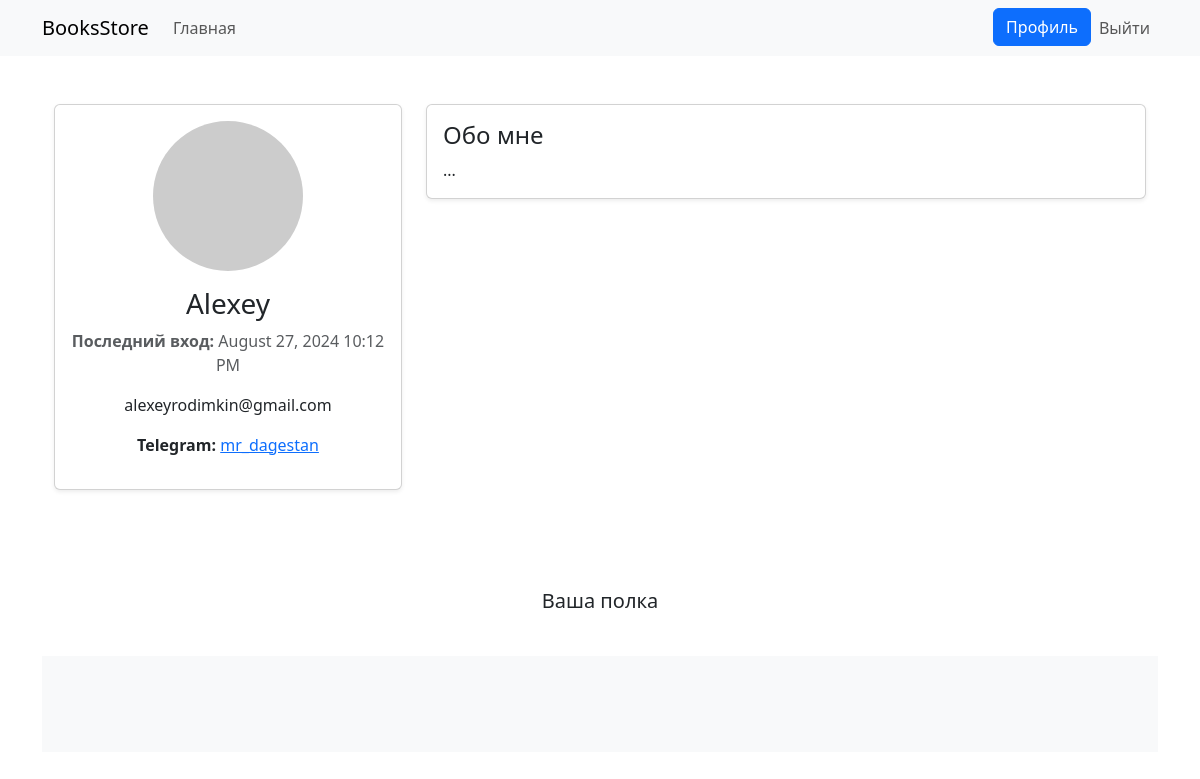
/user/Alexey (signed in), run on an earlier commit of the app's database.
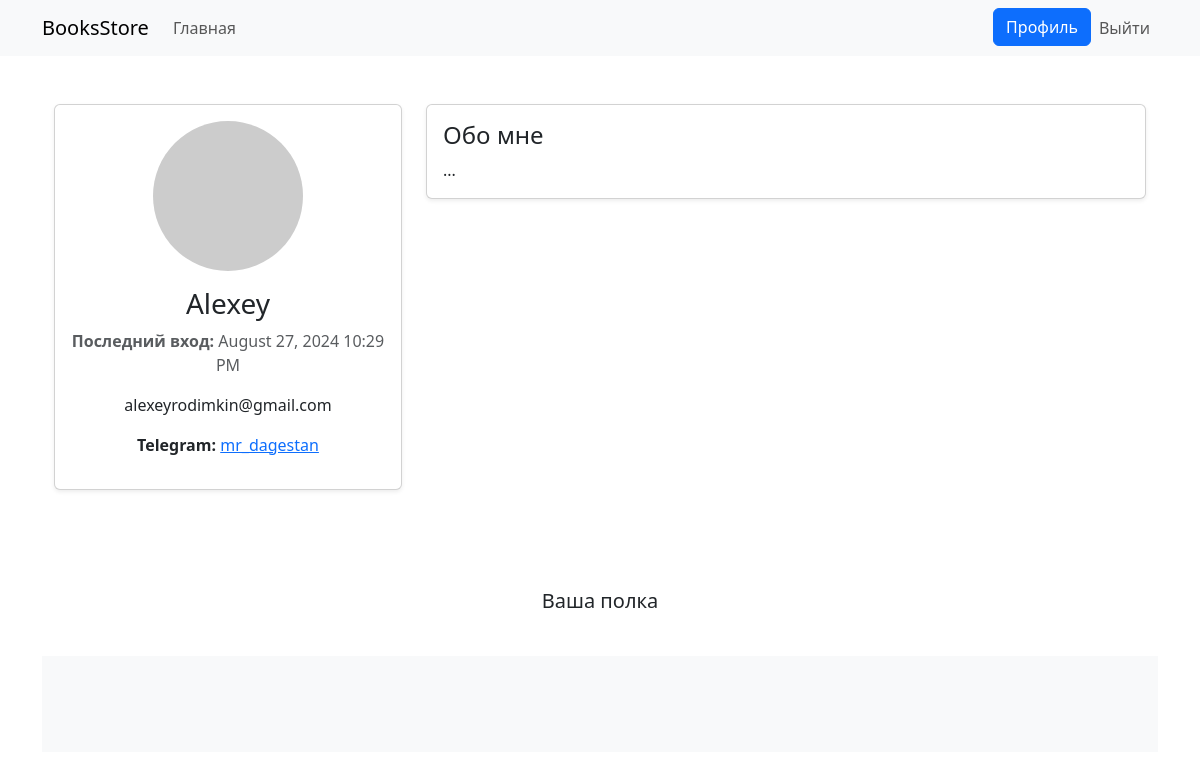
And on a later commit of the database.
### app/models.py (models this page shows, shortened)
class User(db.Model, UserMixin):
    __tablename__ = 'users'
    id: so.Mapped[int] = so.mapped_column(primary_key=True)
    username: so.Mapped[str] = so.mapped_column(sa.String(64), nullable=False, unique=True, index=True)
    email: so.Mapped[str] = so.mapped_column(sa.String(120), index=True,
                                             unique=True)
    telegram: so.Mapped[str] = so.mapped_column(sa.String(120), index=True,
                                                unique=True, default=None)
    password_hash: so.Mapped[Optional[str]] = so.mapped_column(sa.String(256))
    last_seen: so.Mapped[Optional[datetime]] = so.mapped_column(
        default=lambda: datetime.now(timezone.utc))
    orders = relationship("Order")  # one to many to Order
    def avatar(self, size):
        digest = md5(self.email.lower().encode('utf-8')).hexdigest()
        return f'https://www.gravatar.com/avatar/{digest}?d=identicon&s={size}'

### app/main/routes.py (the view)
@bp.route('/user/<username>')
@login_required
def user(username):
    user = db.first_or_404(sa.select(User).where(User.username == username))
    orders = flask_login.current_user.orders
    time_now = datetime.datetime.now()
    return render_template('user.html', user=user, data=orders, now=time_now)

### app/main/routes.py (called while the page is built)
@bp.before_request
def before_request():
    if current_user.is_authenticated:
        current_user.last_seen = datetime.datetime.utcnow()
        db.session.commit()

@bp.after_request
def redirect_to_signin(response):
    if response.status_code == 401:
        return redirect(url_for('login_page') + '?next=' + request.url)
    return response

### app/models.py (called while the page is built)
@login.user_loader
def load_user(id):
    return db.session.get(User, int(id))

### app/templates/user.html (shortened to what this page needs)
{% extends "base.html" %}
{% block content %}
<div class="container my-5">
    <div class="row">
        <div class="col-md-4 text-center">
            <div class="card shadow-sm">
                <div class="card-body">
                    <a href="https://docs.gravatar.com/" target="_blank">
                        <img src="{{ user.avatar(128) }}" alt="{{ user.username }}"
                             class="rounded-circle img-fluid mb-3" style="width: 150px; height: 150px;">
                    </a>
                    <h3 class="card-title">{{ user.username }}</h3>
                    {% if user.last_seen %}
                    <p class="text-muted"><strong>Последний вход:</strong> {{ moment(user.last_seen).format('LLL') }}
                    </p>
                    {% endif %}
                    <p>{{ user.email }}</p>
                    {% if user.telegram %}
                    <p><strong>Telegram:</strong>
                        <a href="https://t.me/{{ user.telegram }}" target="_blank">{{ user.telegram }}</a>
                    </p>
                    {% endif %}
                </div>
            </div>
        </div>
        <div class="col-md-8">
            <div class="card shadow-sm">
                <div class="card-body">
                    <h4 class="card-title">Обо мне</h4>
                    <p class="card-text">...</p>
                </div>
            </div>
        </div>
    </div>
</div>
<div class="pricing-header px3 py-3 pt-md-5 pb-md-4 mx-auto text-center">
    <p class="lead">Ваша полка</p>
</div>
<div class="album py-5 bg-body-tertiary">
</div>
{% endblock %}

### app/templates/base.html (shortened to what this page needs)
<!doctype html>
<html lang="en">
<head>
    <link
            href="https://cdn.jsdelivr.net/npm/bootstrap@5.3.2/dist/css/bootstrap.min.css"
            rel="stylesheet"
>
</head>
<body>
<nav class="navbar navbar-expand-lg bg-body-tertiary">
    <div class="container">
        <a class="navbar-brand" href="{{ url_for('main.index') }}">BooksStore</a>
        <div class="collapse navbar-collapse" id="navbarSupportedContent">
            <ul class="navbar-nav me-auto mb-2 mb-lg-0">
                <li class="nav-item">
                    <a class="nav-link" aria-current="page" href="{{ url_for('main.index') }}">Главная</a>
                </li>
            </ul>
            <ul class="navbar-nav mb-2 mb-lg-0">
                {% if current_user.is_anonymous %}
                <li class="nav-item">
                    <a href="{{ url_for('auth.login') }}" class="btn btn-outline-primary">Войти</a>
                </li>
                {% else %}
                <li class="nav-item">
                    <a class="btn btn-primary" aria-current="page"
                       href="{{ url_for('main.user', username=current_user.username) }}">Профиль</a>
                </li>
                <li class="nav-item">
                    <a class="nav-link" aria-current="page" href="{{ url_for('auth.logout') }}">Выйти</a>
                </li>
                {% endif %}
            </ul>
        </div>
    </div>
</nav>
<div class="container mt-3">
    {% block content %}{% endblock %}
</div>
</body>
</html>

What changed in the data, as far as the page shows it:
changed User "Alexey": last_seen "August 27, 2024 10:12 PM" → "August 27, 2024 10:29 PM"
